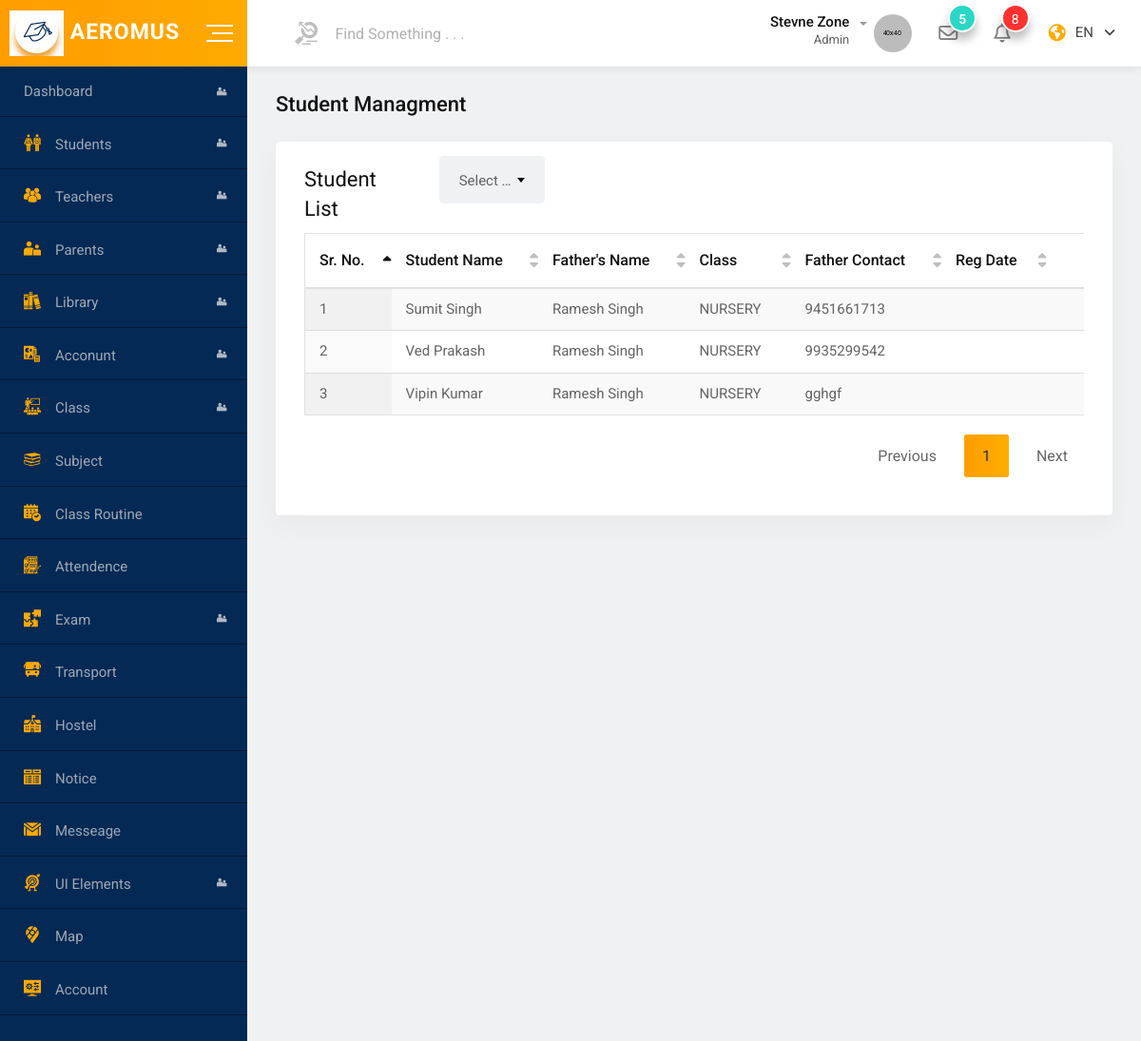
Page /student/registration_list (signed in) on the committed database.
### tables this page shows
CREATE TABLE `students` (
  `id` int(11) NOT NULL,
  `collage_id` varchar(10) DEFAULT NULL,
  `userid` varchar(10) DEFAULT NULL,
  `password` varchar(200) DEFAULT NULL,
  `class` varchar(20) DEFAULT NULL,
  `student_name` varchar(200) DEFAULT NULL,
  `fathers_name` varchar(200) DEFAULT NULL,
  `mothers_name` varchar(200) DEFAULT NULL,
  `father_contact1` varchar(10) DEFAULT NULL,
  `father_contact2` varchar(10) DEFAULT NULL,
  `date_of_birth` varchar(20) DEFAULT NULL,
  `gender` varchar(10) DEFAULT NULL,
  `date_of_admition` varchar(20) DEFAULT NULL,
  `admition_type` varchar(50) DEFAULT NULL,
  `admition_scheme` varchar(50) DEFAULT NULL,
  `fee_category` varchar(50) DEFAULT NULL,
  `bus` varchar(10) DEFAULT NULL,
  `hostel` varchar(10) DEFAULT NULL,
  `library` varchar(10) DEFAULT NULL,
  `sms_contact_no` varchar(10) DEFAULT NULL,
  `student_address` varchar(200) DEFAULT NULL,
  `village_city` varchar(20) DEFAULT NULL,
  `block` varchar(20) DEFAULT NULL,
  `district` varchar(20) DEFAULT NULL,
  `state` varchar(20) DEFAULT NULL,
  `pincode` varchar(10) DEFAULT NULL,
  `landmark` varchar(200) DEFAULT NULL,
  `student_photo` varchar(100) DEFAULT NULL,
  `father_photo` varchar(100) DEFAULT NULL,
  `mother_photo` varchar(100) DEFAULT NULL,
  `remark1` varchar(300) DEFAULT NULL,
  `remark2` varchar(300) DEFAULT NULL,
  `remark3` varchar(300) DEFAULT NULL,
  `remark4` varchar(300) DEFAULT NULL,
  `status` varchar(10) DEFAULT NULL
);

### application/controllers/student.php (called while the page is built, shortened)
<?php
class student extends framework{
    public function registration_list(){
        $myModel=$this->model("userModel");
        $this->view2("student/registration_list",$myModel);
    }
}
?>

### system/classes/rout.php (called while the page is built, shortened)
<?php
class rout{
    public $method ="index";
    public $parms = [];
    public function __construct()
    {
        $url= $this->url();
        if(!empty($url)){
            if(file_exists("application/controllers/" . $url[0] . ".php")){
                unset($url[0]);
            }
            else{
                echo "<div style='margin:0;padding:10px;background-color:silver;'>Sorry ".$url[0].".php not found</div>";
            }
        }
        $this->controller = new $this->controller;
        if(isset($url[1])  && !empty($url[1])){
            if(method_exists($this->controller,$url[1])){
                $this->method=$url[1];
                unset($url[1]);
            }
            else{
                echo "<div style='margin:0;padding:10px;background-color:silver;'>Sorry method ".$url[1]." not found</div>";
            }
        }
        if(isset($url)){
            $this->parms=$url;
        }
        else{
            $this->parms=[];
        }
        call_user_func_array([$this->controller,$this->method],$this->parms);
    }
    public function url(){
        if(isset($_GET['url'])){
            $url = rtrim($_GET['url']);
            $url= filter_var($url , FILTER_SANITIZE_URL);
            $url=explode("/",$url);
            return $url;
        }
    }
}
?>

### system/init.php (called while the page is built, shortened)
<?php
$rout=new rout;
?>

### index.php (called while the page is built, shortened)
<?php
include "system/init.php";
?>

### system/classes/database.php (called while the page is built, shortened)
<?php
class database{
    public $host =HOST;
    public $user =USER;
    public $database =DATABASE;
    public $password =PASSWORD;
    public $con;
    public $result;
    public function __construct(){
        try{
            return $this->con=new PDO("mysql:host=".$this->host.";dbname=".$this->database,$this->user,$this->password);
        }
        catch(PDOExcepition $e){
            echo "Database connection error: ".$e->getMessage();
        }
    }
    public function query($query,$params=[]){
        if(empty($params)){
            $this->result=$this->con->prepare($query);
            return $this->result->execute();
        }
        else{
            $this->result=$this->con->prepare($query);
            return $this->result->execute($params);
        }
    }
    public function fetchall(){
        return $this->result->fetchAll(PDO::FETCH_OBJ);
    }
}
?>

### application/models/userModel.php (called while the page is built, shortened)
<?php
class userModel extends database{
    public function select_class($collegid){
        if($this->query("select * from collage_class where collage_id=? and cl_id is null",[$collegid])){
            return $this->fetchall();
        }else{return false;}
    }
    public function select_students($collage,$status){
        if($this->query("select *,(select name from collage_class where id=students.class) as clsname from students where collage_id=? and status=? order by id desc",[$collage,$status])){
            return $this->fetchall();
        }else{return false;}
    }
}
?>

### application/views/student/registration_list.php (the view, shortened to what this page needs)
<div class="dashboard-content-one">
    <div class="breadcrumbs-area aeroheader2">
        <h3>Student Managment</h3>
    </div>
    <div class="card height-auto">
        <div class="card-body">
            <div class="row mb-3">
                <div class="col-xl-2 col-lg-6 col-12 arhdng">
                   <h3 class="arm0">Student List</h3>
                </div>
                <div class="col-xl-2 col-lg-6 col-12">
                        <?php
                        $myData= $myModel->select_class($this->getSession('userid'));
                        ?>
                </div>
            </div>
            <div class="table-responsive">
                <table class="table display data-table">
                    <thead>
                        <tr>
                            <th>Sr. No.</th>
                            <th>Student Name</th>
                            <th>Father's Name</th>
                            <th>Class</th>
                            <th>Father Contact</th>
                            <th>Reg Date</th>
                            <th></th>
                        </tr>
                    </thead>
                    <tbody id="studentdata">
                    <?php
                         $this->view2("ajax/allsubjects",$myModel,['wid'=>"12",'status'=>"Active",'all'=>"Select"]);
                    ?>
                    </tbody>
                </table>
            </div>
        </div>
    </div>
</div>

### application/views/ajax/allsubjects.php (shortened to what this page needs)
    <?php
if($viewdata["wid"]=="12"){
    $q=0;
    if(empty($viewdata["all"])){
        $myData= $myModel->select_class_students($this->getSession('userid'),$viewdata["status"],$viewdata["clasid"]);
    }
    else{
        $myData= $myModel->select_students($this->getSession('userid'),$viewdata["status"]);
    }
    if(!empty($myData)){
    foreach($myData as $myuser):
        $q++;
    ?>
    <tr>
        <td><?php echo $q; ?></td>
        <td><?php echo $myuser->student_name; ?></td>
        <td><?php echo $myuser->fathers_name; ?></td>
        <td><?php echo $myuser->clsname; ?></td>
        <td><?php echo $myuser->father_contact1; ?></td>
        <td><?php echo $myuser->date_of_admition; ?></td>
        <td>
            <div class="dropdown">
                <a href="#" class="dropdown-toggle" data-toggle="dropdown"
                    aria-expanded="false">
                </a>
            </div>
        </td>
    </tr>
    <?php
        endforeach;
    }
}
    ?>

### assets/css/main.css (style rules this page uses)
html { color: #222; font-size: 1em; line-height: 1.4; }

### assets/css/aeromus.css (style rules this page uses)
.dashboard-content-one { position: relative; }
.arm0 { margin: 10px 0 0 0 !important; }

### rows in the picture
students: student_name "Sumit Singh", fathers_name "Ramesh Singh", clsname "NURSERY", father_contact1 "9451661713"
students: student_name "Ved Prakash", fathers_name "Ramesh Singh", clsname "NURSERY", father_contact1 "9935299542"
students: student_name "Vipin Kumar", fathers_name "Ramesh Singh", clsname "NURSERY", father_contact1 "gghgf"
